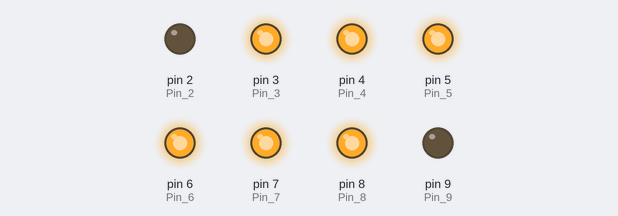
The sketch below on a simulated Arduino Uno, built with avr-gcc and run on an emulated ATmega328P. Parts: output pins drawn as LEDs (lit = HIGH).

Above: at 0.5 s.
At 1.5 s:
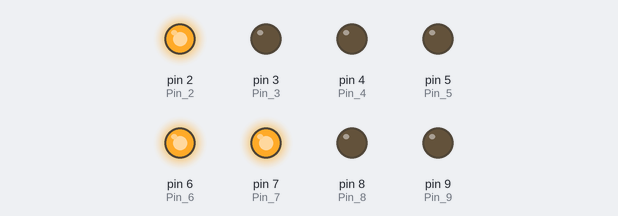
At 2.5 s:
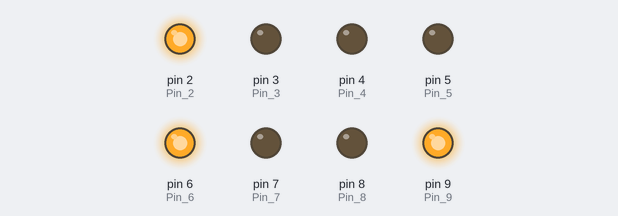
At 3.5 s:
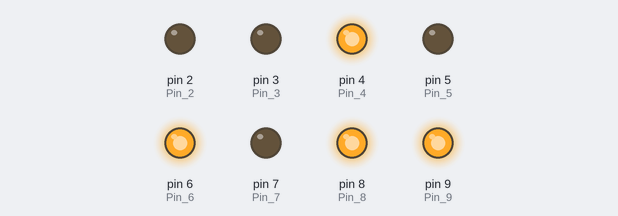
At 4.5 s:
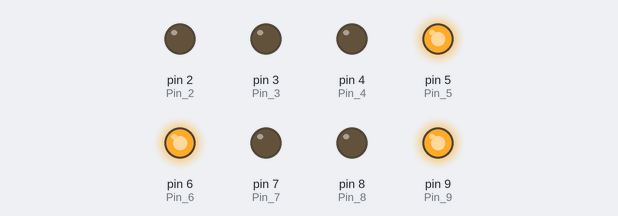
At 5.5 s:
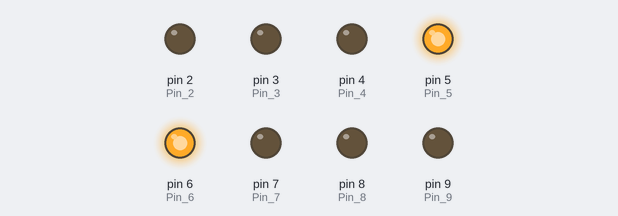
Timing chart, 0 to 7.8 s (numbered marks = the images above):
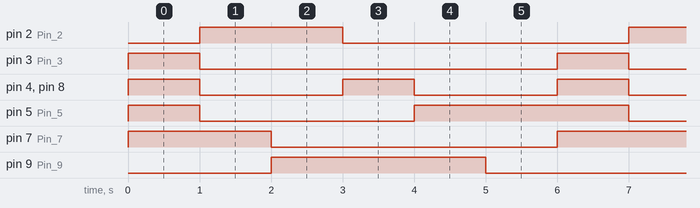

The sketch:

MATE_test_Program.ino
```cpp
void setup() {

pinMode(2,OUTPUT); // Pin 2
pinMode(3,OUTPUT); // Pin 3
pinMode(4,OUTPUT); // Pin 4
pinMode(5,OUTPUT); // Pin 5
pinMode(6,OUTPUT); // Pin 6
pinMode(7,OUTPUT); // Pin 7
pinMode(8,OUTPUT); // Pin 8
pinMode(9,OUTPUT); // Pin 9

digitalWrite(2,HIGH);
digitalWrite(3,HIGH);
digitalWrite(4,HIGH);
digitalWrite(5,HIGH);
digitalWrite(6,HIGH);
digitalWrite(7,HIGH);
digitalWrite(8,HIGH);
digitalWrite(9,HIGH);

}


void loop() {
  one();
  delay(1000);
  two();
  delay(1000);
  three();
  delay(1000);
  four();
  delay(1000);
  five();
  delay(1000);
  six();
  delay(1000);


}

//One
void one(void) {
  digitalWrite(2,LOW);
  digitalWrite(3,HIGH);
  digitalWrite(4,HIGH);
  digitalWrite(5,HIGH);
  digitalWrite(6,HIGH);
  digitalWrite(7,HIGH);
  digitalWrite(8,HIGH);
  digitalWrite(9,LOW);
}

//Two
void two(void) {
  digitalWrite(2,HIGH);
  digitalWrite(3,LOW);
  digitalWrite(4,LOW);
  digitalWrite(5,LOW);
  digitalWrite(6,HIGH);
  digitalWrite(7,HIGH);
  digitalWrite(8,LOW);
  digitalWrite(9,LOW);
}

//Three
void three(void) {
  digitalWrite(2,HIGH);
  digitalWrite(3,LOW);
  digitalWrite(4,LOW);
  digitalWrite(5,LOW);

  digitalWrite(6,HIGH);
  digitalWrite(7,LOW);
  digitalWrite(8,LOW);
  digitalWrite(9,HIGH);
}

//Four
void four(void) {
  digitalWrite(2,LOW);
  digitalWrite(3,LOW);
  digitalWrite(4,HIGH);
  digitalWrite(5,LOW);
  digitalWrite(6,HIGH);
  digitalWrite(7,LOW);
  digitalWrite(8,HIGH);
  digitalWrite(9,HIGH);
}

//Five
void five(void) {
  digitalWrite(2,LOW);
  digitalWrite(3,LOW);
  digitalWrite(4,LOW);
  digitalWrite(5,HIGH);
  digitalWrite(6,HIGH);
  digitalWrite(7,LOW);
  digitalWrite(8,LOW);
  digitalWrite(9,HIGH);
}

//Six
void six(void) {
  digitalWrite(2,LOW);
  digitalWrite(3,LOW);
  digitalWrite(4,LOW);
  digitalWrite(5,HIGH);
  digitalWrite(6,HIGH);
  digitalWrite(7,LOW);
  digitalWrite(8,LOW);
  digitalWrite(9,LOW);
}
```

Measured:
- by itself, pin 2 (Pin_2), pin 7 (Pin_7): alternates HIGH for 2.0 s and LOW for 4.0 s
- by itself, pin 3 (Pin_3): alternates HIGH for 1.0 s and LOW for 5.0 s
- by itself, pin 4 (Pin_4), pin 8 (Pin_8): alternates HIGH for 1.0 s and LOW for 2.0 s
- by itself, pin 5 (Pin_5), pin 9 (Pin_9): alternates HIGH for 3.0 s and LOW for 3.0 s
